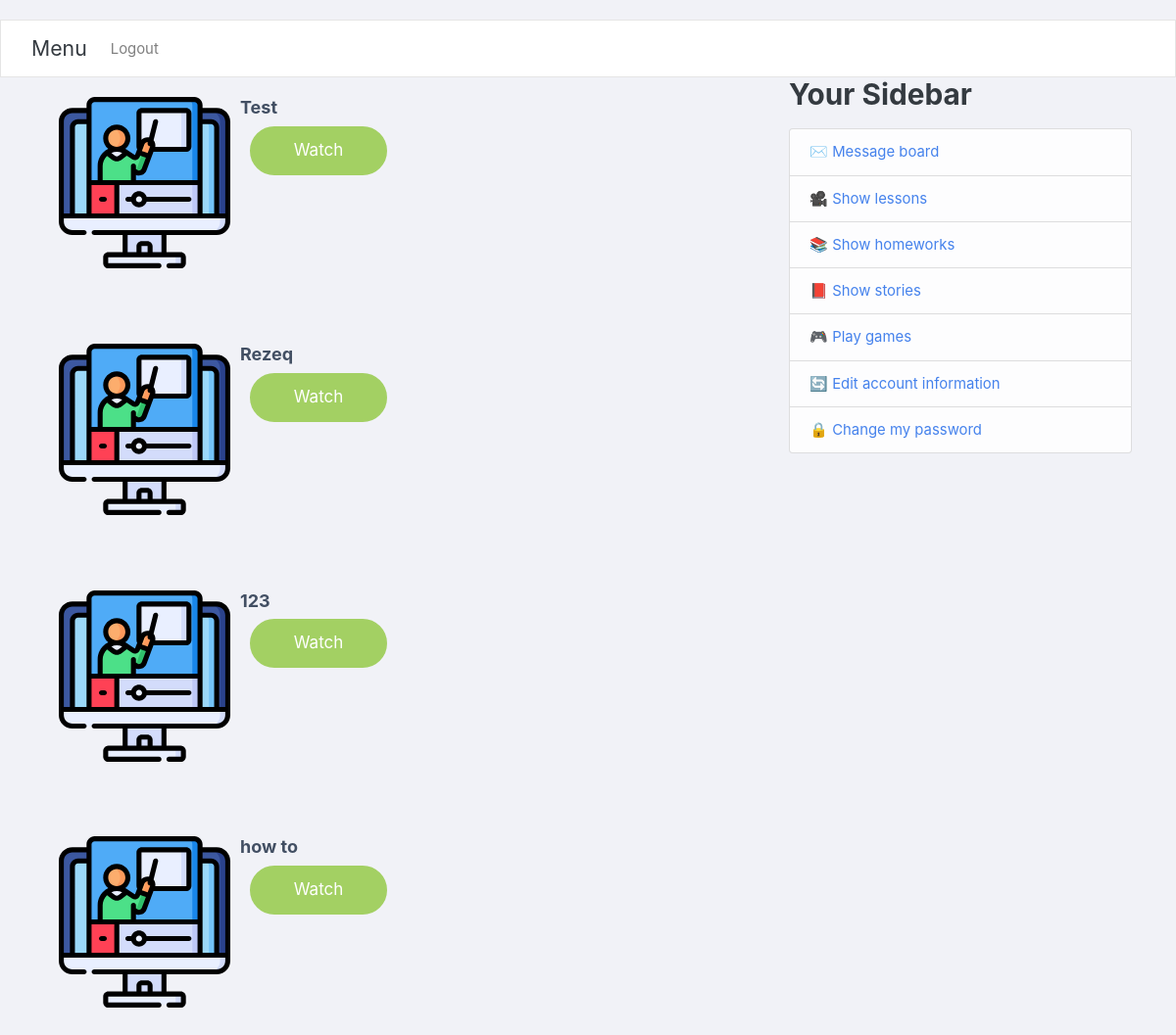
/kindergarten_activites/ (signed in), run on the app's committed database.
### kindergarten/models.py (models this page shows)
class lesson(models.Model):
    garten=models.ForeignKey(Kindergarten, blank=True, null=True,on_delete=models.SET_NULL)
    video_file = models.FileField(upload_to='video/%y')
    title = models.CharField(max_length=100)
    desc = models.TextField()

### kindergarten/views.py (the view)
# urls.py: path('kindergarten_activites/',kindergarten_activites,name='kindergarten_activites'),
@login_required
def kindergarten_activites(req):
    if req.method == 'POST':
        id=int(req.POST.get("LessonID"))
        return watch_lesson(req,id)
    else:
        kid=Kid.objects.filter(username=req.user.username).first()
        KG=kid.garten
        lessons=lesson.objects.filter(garten=KG)
        return render(req,'kindergarten/kindergarte_aktivites.html',{'lessons':lessons})

### users/myapp_tags.py (called while the page is built)
@register.simple_tag
def get_model1_object(user):
    parent=Parent.objects.filter(username=user.username).first()
    teacher=Teacher.objects.filter(username=user.username).first()
    kid=Kid.objects.filter(username=user.username).first()
    ans=[]
    if parent:
        ans.append(True)
    else:
        ans.append(False)
    HaveGarten = False
    if teacher:
        try:
            Garten=Kindergarten.objects.get(myTeacher=teacher)
        except:
            HaveGarten = False
        else:
            HaveGarten = Garten.name
        ans.append(True)
    else:
        ans.append(False)
    if kid:
        ans.append(True)
    else:
        ans.append(False)
    ans.append(HaveGarten)
    return ans

### kindergarten/templates/kindergarten/kindergarte_aktivites.html (shortened to what this page needs)
{% extends "users/base.html" %}
{% block content %}
<link href="https://maxcdn.bootstrapcdn.com/font-awesome/4.3.0/css/font-awesome.min.css" rel="stylesheet" />
<div class="container">
    <form enctype="multipart/form-data" method="POST">
    <div class="directory-info-row">
    {% for lesson in lessons %}
        <div class="row">
            <div class="col-md-6 col-sm-6">
                <div class="panel">
                    <div class="panel-body">
                        <div class="media">
                            <a class="pull-left" href="#">
                                <img class="thumb media-object" src="/media/games/lesson.svg" alt="" />
                            </a>
                            <div class="media-body">
                                <h4>{{lesson.title}}</h4>
                                <button class="button" name="LessonID" value="{{lesson.id}}"> Watch </button>
                            </div>
                        </div>
                    </div>
                </div>
            </div>
        </div>
        <br>
        <br>
        <br>
    {%endfor%}
    </div>
    </div>
    <br>
    <br>
    <br>
{%endblock%}

### kindergarten/templates/kindergarten/kindergarte_aktivites.html (style rules this page uses)
body { margin-top:20px; background: #f1f2f7; }
.directory-info-row .thumb { border-radius: 5px; -webkit-border-radius: 5px; height: auto; width: 175px; margin-right: 10px; }
.directory-info-row { display: inline-block; width: 100%; margin-top: 20px; }
.directory-info-row h4, .directory-info-row a { color: #424F63; }
.h4, h4 { font-size: 18px; }
.button { width: 140px; height: 50px; display: inline-block; border-radius: 50px; background-color: #a3d063; border: 2px solid #a3d063; color: #fff; cursor: pointer; transition: all 0.2s linear; text-align: center; float: right; }

### data on the page
lesson: title "Test", {{ lesson.id }} 21 (drawn)
lesson: title "Rezeq", {{ lesson.id }} 22 (drawn)
lesson: title "123", {{ lesson.id }} 23 (drawn)
lesson: title "how to", {{ lesson.id }} 24 (drawn)
